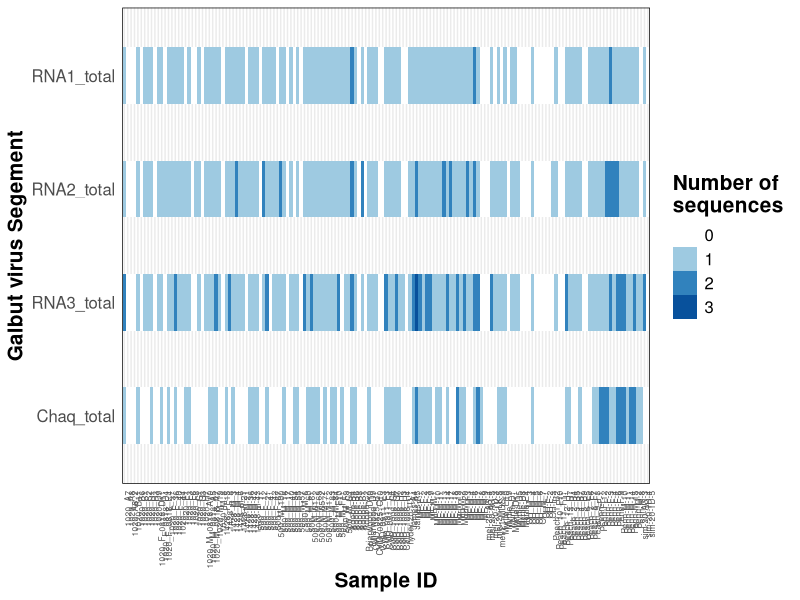
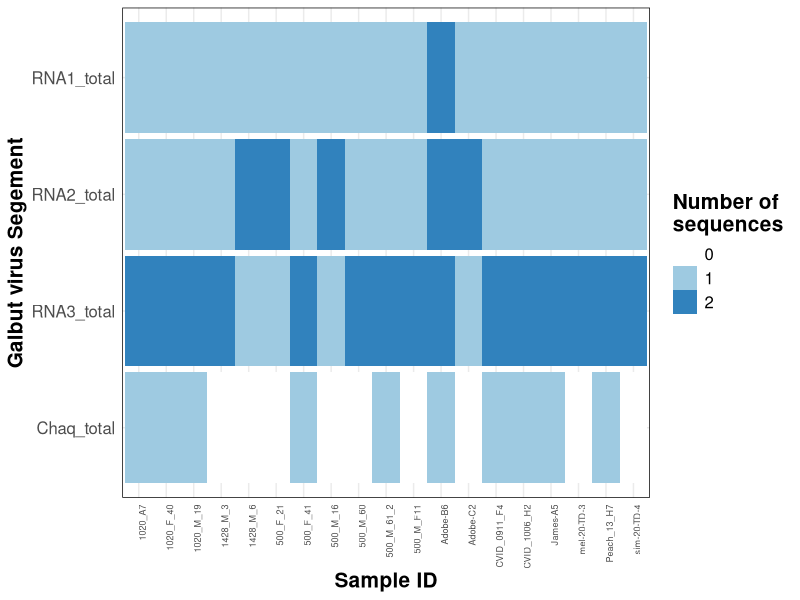
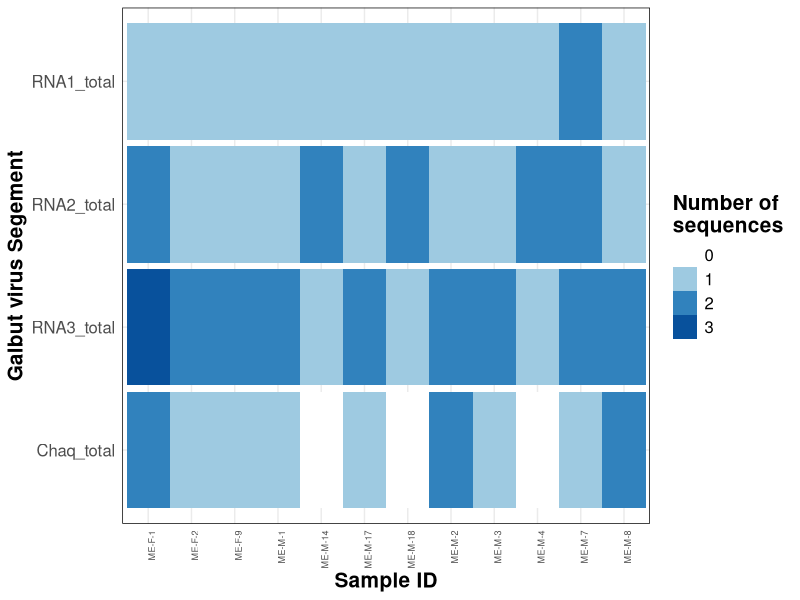
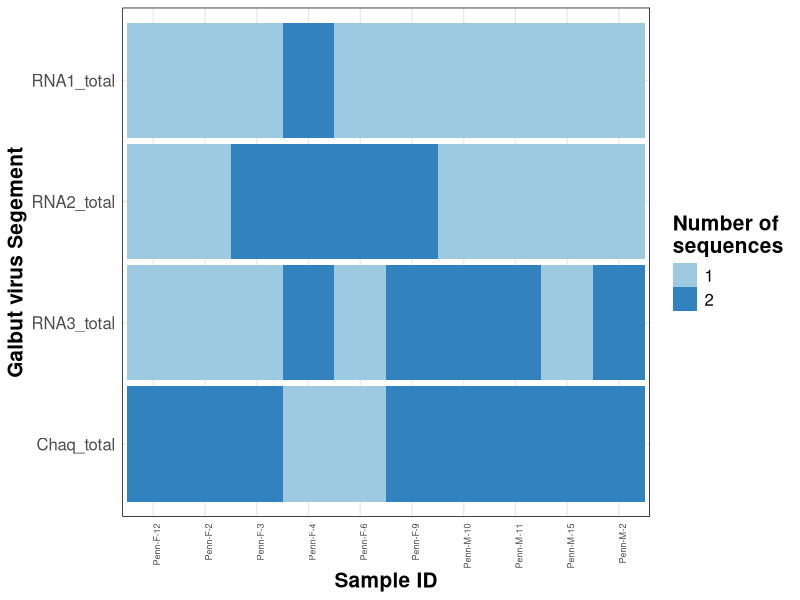
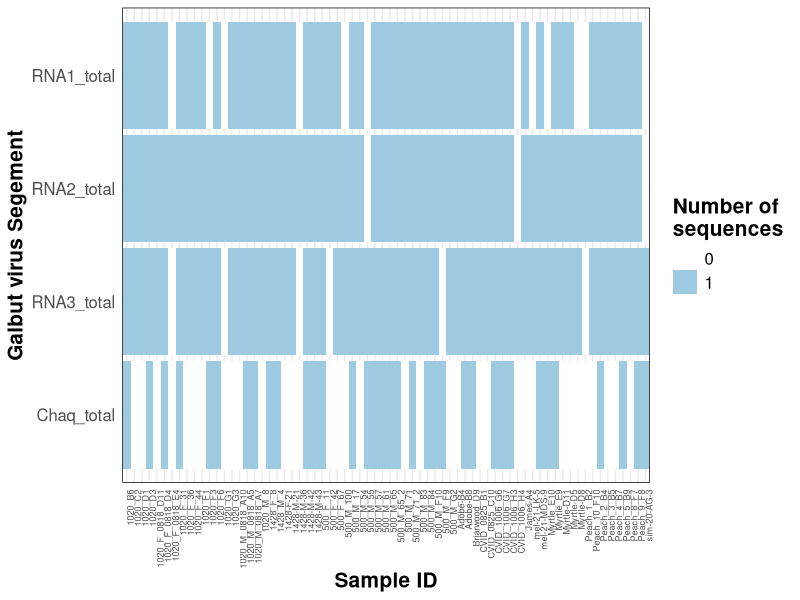
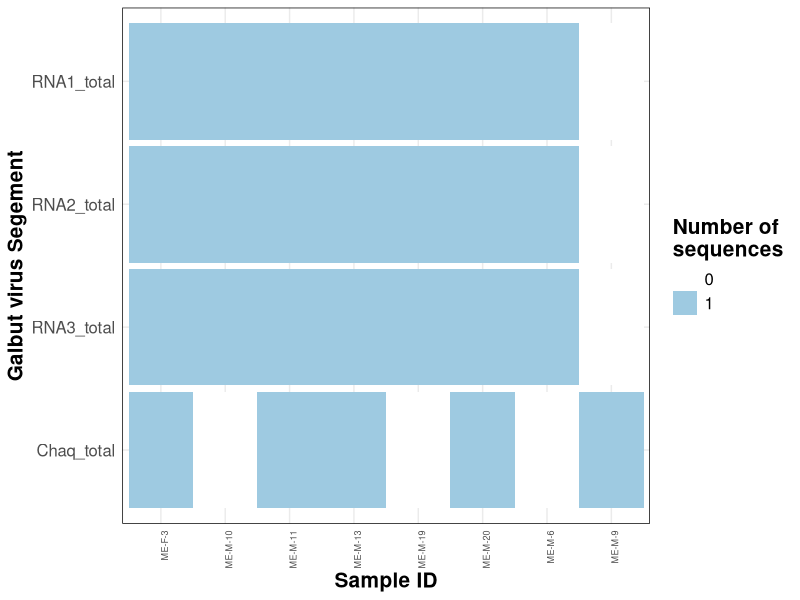
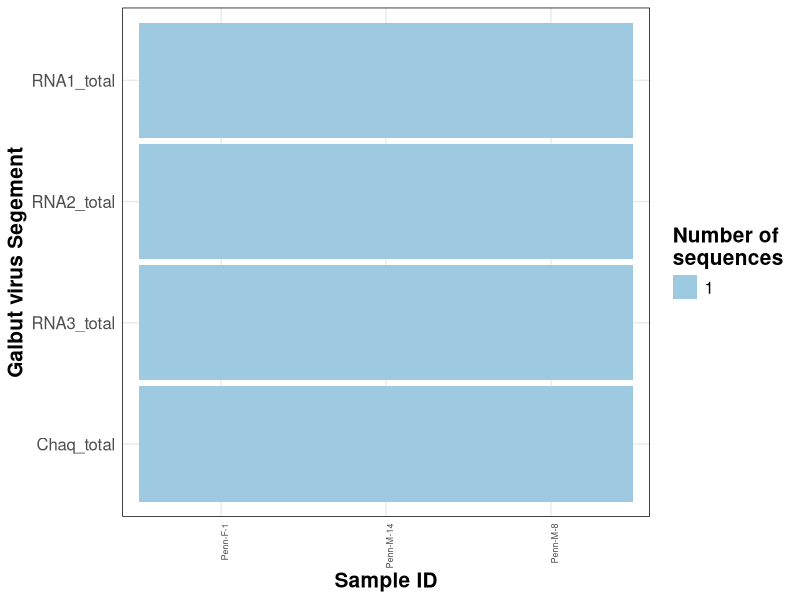
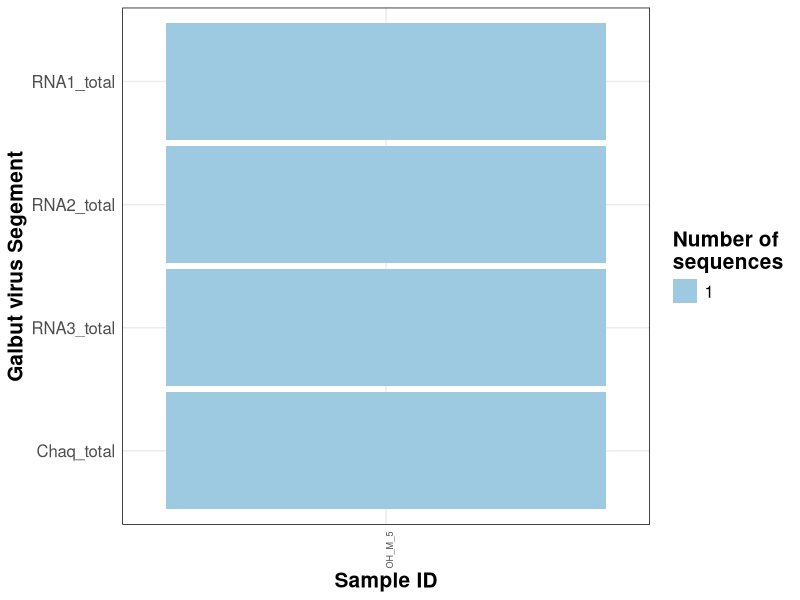

The R script that drew these images, in order:
library(tidyverse)
library(readxl)
library(forcats)

metadata <- read_xlsx("analyses/data/Metadata_Table.xlsx")

heatmap_data <- metadata %>% 
  select(sample_name, location, RNA1_submit, RNA2_submit, RNA3_submit, Chaq_submit,
         RNA1_total, RNA2_total, RNA3_total, Chaq_total, infection_status) %>% 
  pivot_longer(cols = c("RNA1_submit", "RNA2_submit", "RNA3_submit", "Chaq_submit",
                        "RNA1_total", "RNA2_total", "RNA3_total", "Chaq_total"),
               names_to = "segment", 
               values_to = "number") %>% 
  mutate(segment = factor(segment, levels = c("Chaq_submit", "Chaq_total", 
                                              "RNA3_submit", "RNA3_total", 
                                              "RNA2_submit", "RNA2_total",
                                              "RNA1_submit", "RNA1_total")))

heatmap_all <- ggplot(filter(heatmap_data, segment %in% c("Chaq_total", "RNA3_total",
                                                          "RNA2_total", "RNA1_total"))) +
  geom_tile(aes(x = sample_name, y = segment, fill = factor(number), height = 0.5)) +
  scale_fill_manual(values = c("white", "#9ecae1", "#3182bd", "#08519c")) +
  theme_minimal(base_size = 11) +
  theme(panel.border = element_rect(linetype = "solid", fill = NA),
        strip.background = element_rect(colour = "black", fill = "white"),
        axis.title = element_text(face = "bold"),
        legend.title = element_text(face = "bold"),
        strip.text = element_text(face = "bold"),
        #        axis.text = element_text(face = "bold"),
        text = element_text(size = 15),
        axis.text.x = element_text(angle = 90, hjust = 1, vjust = 1, size = 6)) +
  labs(x = "Sample ID", y = "Galbut virus Segement", fill = "Number of \nsequences")

heatmap_all
ggsave("analyses/plots/allll_heatmap_virus_pres.pdf", units = "in", width = 14, height = 8)

heatmap_pres <- metadata %>% 
  filter(num_seqs_total > 0) %>% 
  select(sample_name, location, RNA1_submit, RNA2_submit, RNA3_submit, Chaq_submit,
         RNA1_total, RNA2_total, RNA3_total, Chaq_total, infection_status) %>% 
  pivot_longer(cols = c("RNA1_submit", "RNA2_submit", "RNA3_submit", "Chaq_submit",
                        "RNA1_total", "RNA2_total", "RNA3_total", "Chaq_total"),
               names_to = "segment", 
               values_to = "number") %>% 
  mutate(segment = factor(segment, levels = c("Chaq_submit", "Chaq_total", 
                                              "RNA3_submit", "RNA3_total", 
                                              "RNA2_submit", "RNA2_total",
                                              "RNA1_submit", "RNA1_total")),
         location = factor(location)) %>% 
  group_by(location)



heatmap_co <- heatmap_pres %>% 
  filter(infection_status == "co") %>% 
  filter(location == "Colorado")

heatmap_me <- heatmap_pres %>% 
  filter(infection_status == "co") %>% 
  filter(location == "Maine")

heatmap_oh <- heatmap_pres %>% 
  filter(infection_status == "co") %>% 
  filter(location == "Ohio")

heatmap_pe <- heatmap_pres %>% 
  filter(infection_status == "co") %>% 
  filter(location == "Pennsylvania")

heatmap_sin_co <- heatmap_pres %>% 
  filter(infection_status == "sin")  %>% 
  filter(location == "Colorado")

heatmap_sin_me <- heatmap_pres %>% 
  filter(infection_status == "sin") %>% 
  filter(location == "Maine")

heatmap_sin_oh <- heatmap_pres %>% 
  filter(infection_status == "sin") %>% 
  filter(location == "Ohio")

heatmap_sin_pe <- heatmap_pres %>% 
  filter(infection_status == "sin") %>% 
  filter(location == "Pennsylvania")

heatmap_all_co <- ggplot(filter(heatmap_co, segment %in% c("Chaq_total", "RNA3_total",
                                                               "RNA2_total", "RNA1_total"))) +
  geom_tile(aes(x = sample_name, y = segment, fill = factor(number), height = 0.95)) +
  scale_fill_manual(values = c("white", "#9ecae1", "#3182bd", "#08519c")) +
  theme_minimal(base_size = 11) +
  theme(panel.border = element_rect(linetype = "solid", fill = NA),
        strip.background = element_rect(colour = "black", fill = "white"),
        axis.title = element_text(face = "bold"),
        legend.title = element_text(face = "bold"),
        strip.text = element_text(face = "bold"),
        #        axis.text = element_text(face = "bold"),
        text = element_text(size = 15),
        axis.text.x = element_text(angle = 90, hjust = 1, vjust = 1, size = 6.5)) +
  labs(x = "Sample ID", y = "Galbut virus Segement", fill = "Number of \nsequences")

heatmap_all_co
ggsave("analyses/plots/heatmap_co_co.pdf", units = "in", width = 14, height = 8)

heatmap_me_co <- ggplot(filter(heatmap_me, segment %in% c("Chaq_total", "RNA3_total",
                                                           "RNA2_total", "RNA1_total"))) +
  geom_tile(aes(x = sample_name, y = segment, fill = factor(number), height = 0.95)) +
  scale_fill_manual(values = c("white", "#9ecae1", "#3182bd", "#08519c")) +
  theme_minimal(base_size = 11) +
  theme(panel.border = element_rect(linetype = "solid", fill = NA),
        strip.background = element_rect(colour = "black", fill = "white"),
        axis.title = element_text(face = "bold"),
        legend.title = element_text(face = "bold"),
        strip.text = element_text(face = "bold"),
        #        axis.text = element_text(face = "bold"),
        text = element_text(size = 15),
        axis.text.x = element_text(angle = 90, hjust = 1, vjust = 1, size = 6.5)) +
  labs(x = "Sample ID", y = "Galbut virus Segement", fill = "Number of \nsequences")

heatmap_me_co
ggsave("analyses/plots/heatmap_co_me.pdf", units = "in", width = 14, height = 8)

heatmap_pe_co <- ggplot(filter(heatmap_pe, segment %in% c("Chaq_total", "RNA3_total",
                                                          "RNA2_total", "RNA1_total"))) +
  geom_tile(aes(x = sample_name, y = segment, fill = factor(number), height = 0.95)) +
  scale_fill_manual(values = c("#9ecae1", "#3182bd", "#08519c")) +
  theme_minimal(base_size = 11) +
  theme(panel.border = element_rect(linetype = "solid", fill = NA),
        strip.background = element_rect(colour = "black", fill = "white"),
        axis.title = element_text(face = "bold"),
        legend.title = element_text(face = "bold"),
        strip.text = element_text(face = "bold"),
        #        axis.text = element_text(face = "bold"),
        text = element_text(size = 15),
        axis.text.x = element_text(angle = 90, hjust = 1, vjust = 1, size = 6.5)) +
  labs(x = "Sample ID", y = "Galbut virus Segement", fill = "Number of \nsequences")

heatmap_pe_co
ggsave("analyses/plots/heatmap_co_pe.pdf", units = "in", width = 14, height = 8)

heatmap_sin_co <- ggplot(filter(heatmap_sin_co, segment %in% c("Chaq_total", "RNA3_total",
                                                           "RNA2_total", "RNA1_total"))) +
  geom_tile(aes(x = sample_name, y = segment, fill = factor(number), height = 0.95)) +
  scale_fill_manual(values = c("white", "#9ecae1", "#3182bd", "#08519c")) +
  theme_minimal(base_size = 11) +
  theme(panel.border = element_rect(linetype = "solid", fill = NA),
        strip.background = element_rect(colour = "black", fill = "white"),
        axis.title = element_text(face = "bold"),
        legend.title = element_text(face = "bold"),
        strip.text = element_text(face = "bold"),
        #        axis.text = element_text(face = "bold"),
        text = element_text(size = 15),
        axis.text.x = element_text(angle = 90, hjust = 1, vjust = 1, size = 6.5)) +
  labs(x = "Sample ID", y = "Galbut virus Segement", fill = "Number of \nsequences")

heatmap_sin_co
ggsave("analyses/plots/heatmap_sin_co.pdf", units = "in", width = 14, height = 8)

heatmap_me_sin <- ggplot(filter(heatmap_sin_me, segment %in% c("Chaq_total", "RNA3_total",
                                                          "RNA2_total", "RNA1_total"))) +
  geom_tile(aes(x = sample_name, y = segment, fill = factor(number), height = 0.95)) +
  scale_fill_manual(values = c("white", "#9ecae1", "#3182bd", "#08519c")) +
  theme_minimal(base_size = 11) +
  theme(panel.border = element_rect(linetype = "solid", fill = NA),
        strip.background = element_rect(colour = "black", fill = "white"),
        axis.title = element_text(face = "bold"),
        legend.title = element_text(face = "bold"),
        strip.text = element_text(face = "bold"),
        #        axis.text = element_text(face = "bold"),
        text = element_text(size = 15),
        axis.text.x = element_text(angle = 90, hjust = 1, vjust = 1, size = 6.5)) +
  labs(x = "Sample ID", y = "Galbut virus Segement", fill = "Number of \nsequences")

heatmap_me_sin
ggsave("analyses/plots/heatmap_sin_me.pdf", units = "in", width = 14, height = 8)

heatmap_pe_sin <- ggplot(filter(heatmap_sin_pe, segment %in% c("Chaq_total", "RNA3_total",
                                                          "RNA2_total", "RNA1_total"))) +
  geom_tile(aes(x = sample_name, y = segment, fill = factor(number), height = 0.95)) +
  scale_fill_manual(values = c("#9ecae1", "#3182bd", "#08519c")) +
  theme_minimal(base_size = 11) +
  theme(panel.border = element_rect(linetype = "solid", fill = NA),
        strip.background = element_rect(colour = "black", fill = "white"),
        axis.title = element_text(face = "bold"),
        legend.title = element_text(face = "bold"),
        strip.text = element_text(face = "bold"),
        #        axis.text = element_text(face = "bold"),
        text = element_text(size = 15),
        axis.text.x = element_text(angle = 90, hjust = 1, vjust = 1, size = 6.5)) +
  labs(x = "Sample ID", y = "Galbut virus Segement", fill = "Number of \nsequences")

heatmap_pe_sin
ggsave("analyses/plots/heatmap_sin_pe.pdf", units = "in", width = 14, height = 8)

heatmap_oh_sin <- ggplot(filter(heatmap_sin_oh, segment %in% c("Chaq_total", "RNA3_total",
                                                               "RNA2_total", "RNA1_total"))) +
  geom_tile(aes(x = sample_name, y = segment, fill = factor(number), height = 0.95)) +
  scale_fill_manual(values = c("#9ecae1", "#3182bd", "#08519c")) +
  theme_minimal(base_size = 11) +
  theme(panel.border = element_rect(linetype = "solid", fill = NA),
        strip.background = element_rect(colour = "black", fill = "white"),
        axis.title = element_text(face = "bold"),
        legend.title = element_text(face = "bold"),
        strip.text = element_text(face = "bold"),
        #        axis.text = element_text(face = "bold"),
        text = element_text(size = 15),
        axis.text.x = element_text(angle = 90, hjust = 1, vjust = 1, size = 6.5)) +
  labs(x = "Sample ID", y = "Galbut virus Segement", fill = "Number of \nsequences")

heatmap_oh_sin
ggsave("analyses/plots/heatmap_sin_oh.pdf", units = "in", width = 14, height = 8)
